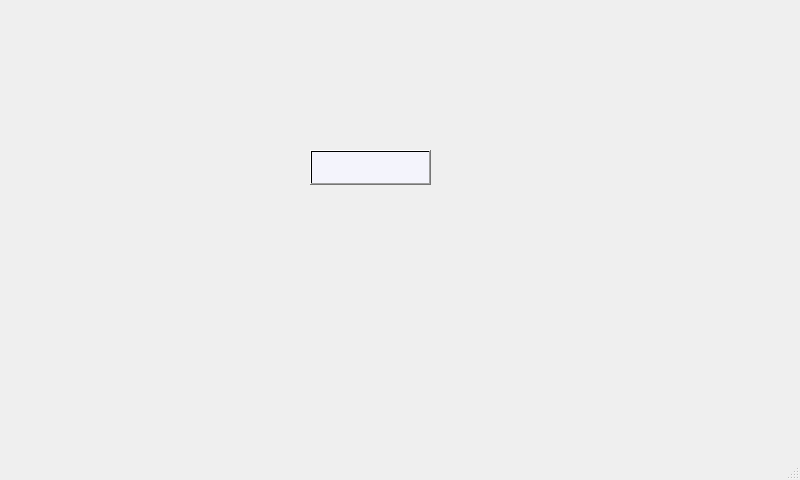
<?xml version="1.0" encoding="UTF-8"?>
<ui version="4.0">
 <class>MainWindow</class>
 <widget class="QMainWindow" name="MainWindow">
  <property name="geometry">
   <rect>
    <x>0</x>
    <y>0</y>
    <width>800</width>
    <height>480</height>
   </rect>
  </property>
  <property name="windowTitle">
   <string>MainWindow</string>
  </property>
  <widget class="QWidget" name="centralwidget">
   <widget class="QLineEdit" name="lineEdit_5">
    <property name="geometry">
     <rect>
      <x>310</x>
      <y>150</y>
      <width>121</width>
      <height>35</height>
     </rect>
    </property>
    <property name="font">
     <font>
      <family>Liberation Sans</family>
      <pointsize>11</pointsize>
     </font>
    </property>
    <property name="styleSheet">
     <string notr="true">background-color: #f4f4fc;</string>
    </property>
   </widget>
   <widget class="QPushButton" name="pushButton_119">
    <property name="geometry">
     <rect>
      <x>310</x>
      <y>150</y>
      <width>121</width>
      <height>35</height>
     </rect>
    </property>
    <property name="font">
     <font>
      <family>Liberation Sans</family>
     </font>
    </property>
    <property name="styleSheet">
     <string notr="true">background:qlineargradient(spread:pad, x1:0, y1:0, x2:1, y2:0, stop:0 rgba(0, 0, 0, 0), stop:1 rgba(0,0,0,0))</string>
    </property>
    <property name="text">
     <string/>
    </property>
   </widget>
  </widget>
  <widget class="QMenuBar" name="menubar">
   <property name="geometry">
    <rect>
     <x>0</x>
     <y>0</y>
     <width>800</width>
     <height>21</height>
    </rect>
   </property>
  </widget>
  <widget class="QStatusBar" name="statusbar"/>
 </widget>
 <resources/>
 <connections/>
</ui>
